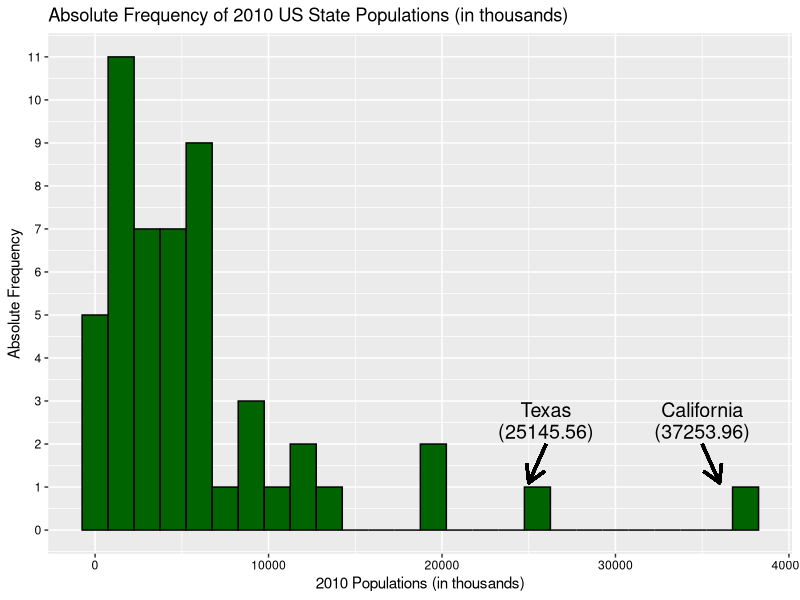

The R script that drew this image:
# This script creates a histogram using (a subset of) 'census_data.csv'.

# A description of 'census_data.csv' can be found in 'census_data_scrape_and_process.R'.
# To avoid an overwhelming plot, I will be using a subset of 'census_data.csv' consisting of
# all observations for 2010.

# Load packages.
library(data.table)
library(ggplot2)
library(grid)

# Load data.
census_data = data.table(read.csv('census_data.csv', header = T, stringsAsFactors = F, check.names = F))

# SUBSET/PROCESS DATA.
  
  # Create data subset consisting of all 2010 observations.
  census_subset = census_data[, .(Name, `2010`)]
  
  # Remove row containing total population of United States.
  census_subset = census_subset[Name != 'United States']
  
  # Divide population values by 1000 for easier graph viewing.
  census_subset$`2010` = census_subset$`2010` / 1000
  
# PLOT DATA.
  
  # Plot data.
  ggplot(data = census_subset, aes(x = `2010`)) +
    geom_histogram(binwidth = 1500, 
                   fill = I('darkgreen'), 
                   col = I('black')) +
    scale_y_continuous(breaks = seq(0, 14, by = 1)) + 
    theme(axis.text.x = element_text(color = 'black'), 
          axis.text.y = element_text(color = 'black')) +
    geom_segment(aes(x = 26000, y = 2, xend = 25000, yend = 1.1), 
                 arrow = arrow(length = unit(0.5, 'cm')), 
                 size = 1) +
    geom_segment(aes(x = 35000, y = 2, xend = 36000, yend = 1.1), 
                 arrow = arrow(length = unit(0.5, 'cm')), 
                 size = 1) +
    annotate('text', 
             x = 26000, 
             y = 2.8,
             label = census_subset[`2010` > 20000 & `2010` < 30000]$Name,
             size = 5) +
    annotate('text', 
             x = 26000, 
             y = 2.3, 
             label = paste0('(', round(census_subset[Name == 'Texas']$`2010`, 2), ')'), 
             size = 5) +
    annotate('text', 
             x = 35000, 
             y = 2.8, 
             label = census_subset[`2010` > 30000]$Name, 
             size = 5) +
    annotate('text', 
             x = 35000, 
             y = 2.3, 
             label = paste0('(', round(census_subset[Name == 'California']$`2010`, 2), ')'), 
             size = 5) +
    ggtitle('Absolute Frequency of 2010 US State Populations (in thousands)') +
    xlab('2010 Populations (in thousands)') +
    ylab('Absolute Frequency')